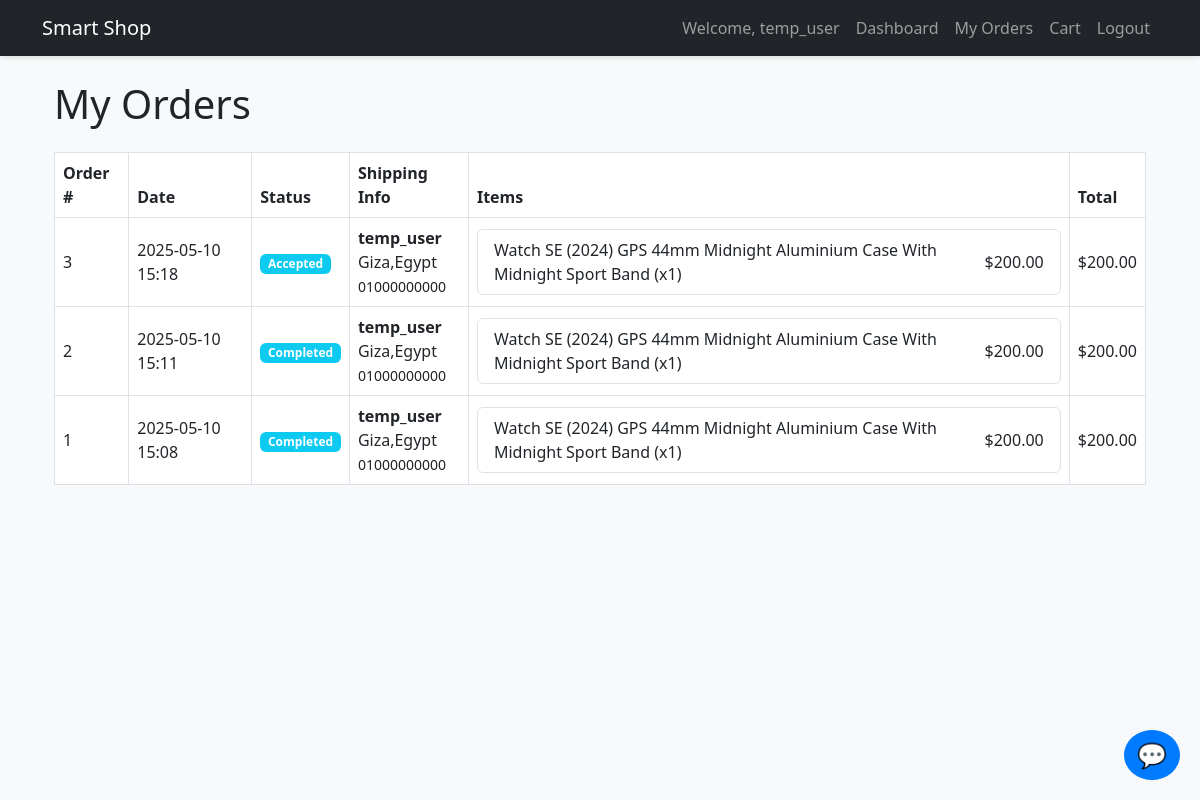
/orders (signed in), run on an earlier commit of the app's database.
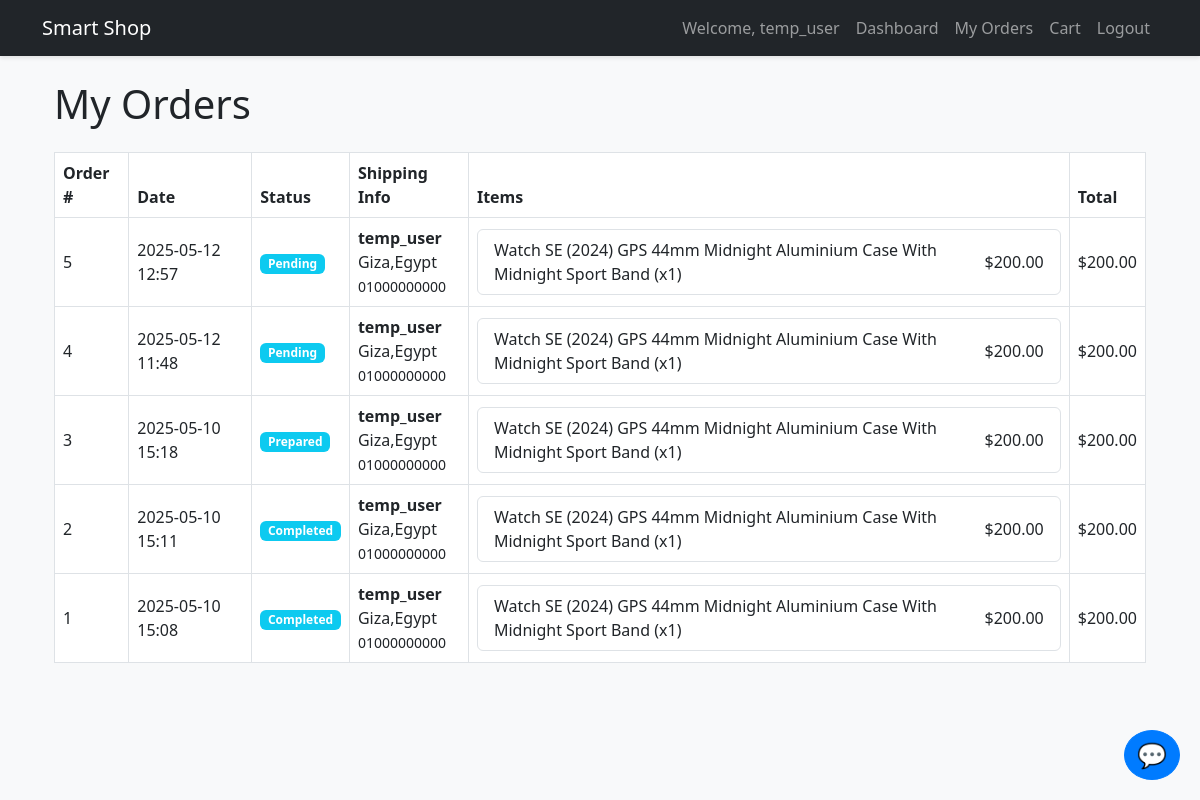
And on a later commit of the database.
### app.py (models this page shows, shortened)
class User(UserMixin, db.Model):
    id = db.Column(db.Integer, primary_key=True)
    username = db.Column(db.String(80), unique=True, nullable=False)
    email = db.Column(db.String(120), unique=True, nullable=False)
    password_hash = db.Column(db.String(128))
    role = db.Column(db.String(20), nullable=False)
    email_verified = db.Column(db.Boolean, default=False)
    email_verification_token = db.Column(db.String(100), unique=True)
    reset_token = db.Column(db.String(100), unique=True)
    reset_token_expiry = db.Column(db.DateTime)
    products = db.relationship('Product', backref='seller', lazy=True)

class Order(db.Model):
    __tablename__ = 'orders'
    id = db.Column(db.Integer, primary_key=True)
    user_id = db.Column(db.Integer, db.ForeignKey('user.id'), nullable=False)
    shipping_name = db.Column(db.String(100), nullable=False)
    shipping_address = db.Column(db.String(255), nullable=False)
    shipping_phone = db.Column(db.String(30), nullable=False)
    payment_method = db.Column(db.String(50), nullable=False)
    status = db.Column(db.String(30), default='Pending')  # Pending, Accepted, Prepared, Out for Delivery, Completed, Rejected
    created_at = db.Column(db.DateTime, default=datetime.utcnow)
    order_items = db.relationship('OrderItem', backref='order', lazy=True)

class OrderItem(db.Model):
    __tablename__ = 'order_items'
    id = db.Column(db.Integer, primary_key=True)
    order_id = db.Column(db.Integer, db.ForeignKey('orders.id'), nullable=False)
    product_id = db.Column(db.Integer, db.ForeignKey('product.id'), nullable=False)
    product_name = db.Column(db.String(100), nullable=False)
    price = db.Column(db.Float, nullable=False)
    quantity = db.Column(db.Integer, nullable=False)
    seller_id = db.Column(db.Integer, db.ForeignKey('user.id'), nullable=False)

### app.py (the view)
@app.route('/orders')
@login_required
def user_orders():
    if current_user.role != 'client':
        flash('Only clients can view their orders.')
        return redirect(url_for('dashboard'))
    orders = Order.query.filter_by(user_id=current_user.id).order_by(Order.created_at.desc()).all()
    return render_template('user_orders.html', orders=orders)

### app.py (called while the page is built)
@login_manager.user_loader
def load_user(user_id):
    return User.query.get(int(user_id))

### templates/user_orders.html (shortened to what this page needs)
{% extends "base.html" %}
{% block content %}
<div class="container">
    <h1 class="mb-4">My Orders</h1>
    {% if orders %}
    <div class="table-responsive">
        <table class="table table-bordered align-middle">
            <thead>
                <tr>
                    <th>Order #</th>
                    <th>Date</th>
                    <th>Status</th>
                    <th>Shipping Info</th>
                    <th>Items</th>
                    <th>Total</th>
                </tr>
            </thead>
            <tbody>
                {% for order in orders %}
                <tr>
                    <td>{{ order.id }}</td>
                    <td>{{ order.created_at.strftime('%Y-%m-%d %H:%M') }}</td>
                    <td><span class="badge bg-info">{{ order.status }}</span></td>
                    <td>
                        <strong>{{ order.shipping_name }}</strong><br>
                        {{ order.shipping_address }}<br>
                        <small>{{ order.shipping_phone }}</small>
                    </td>
                    <td>
                        <ul class="list-group">
                        {% for item in order.order_items %}
                            <li class="list-group-item d-flex justify-content-between align-items-center">
                                {{ item.product_name }} (x{{ item.quantity }})
                                <span>${{ '%.2f'|format(item.price * item.quantity) }}</span>
                            </li>
                        {% endfor %}
                        </ul>
                    </td>
                    <td>
                        ${{ '%.2f'|format(order.order_items | map(attribute='price') | sum * order.order_items | map(attribute='quantity') | sum) }}
                    </td>
                </tr>
                {% endfor %}
            </tbody>
        </table>
    </div>
    {% else %}
    <div class="alert alert-info">You have not placed any orders yet.</div>
    {% endif %}
</div>
{% endblock %}

### templates/base.html (shortened to what this page needs)
<!DOCTYPE html>
<html lang="en">
<head>
    <link href="https://cdn.jsdelivr.net/npm/bootstrap@5.3.0/dist/css/bootstrap.min.css" rel="stylesheet">
    <link rel="stylesheet" href="{{ url_for('static', filename='css/style.css') }}">
</head>
<body>
    <nav class="navbar navbar-expand-lg navbar-dark bg-dark">
        <div class="container">
            <a class="navbar-brand" href="{{ url_for('index') }}">Smart Shop</a>
            <div class="collapse navbar-collapse" id="navbarNav">
                <ul class="navbar-nav ms-auto">
                    {% if current_user.is_authenticated %}
                        <li class="nav-item">
                            <span class="nav-link">Welcome, {{ current_user.username }}</span>
                        </li>
                        <li class="nav-item">
                            <a class="nav-link" href="{{ url_for('dashboard') }}">Dashboard</a>
                        </li>
                        {% if current_user.role == 'client' %}
                        <li class="nav-item">
                            <a class="nav-link" href="{{ url_for('user_orders') }}">My Orders</a>
                        </li>
                        <li class="nav-item">
                            <a class="nav-link" href="{{ url_for('view_cart') }}">Cart</a>
                        </li>
                        {% elif current_user.role == 'seller' %}
                        <li class="nav-item">
                            <a class="nav-link" href="{{ url_for('seller_orders') }}">Manage Orders</a>
                        </li>
                        {% endif %}
                        <li class="nav-item">
                            <a class="nav-link" href="{{ url_for('logout') }}">Logout</a>
                        </li>
                    {% endif %}
                </ul>
            </div>
        </div>
    </nav>
    <div class="container mt-4">
        {% block content %}{% endblock %}
    </div>
    <button id="toggle-chatbot" style="position:fixed;bottom:20px;right:20px;z-index:10000;" class="btn btn-primary rounded-circle">
        <span style="font-size:1.5em;">💬</span>
    </button>
</body>
</html>

### static/css/style.css (style rules this page uses)
body { background-color: #f8f9fa; }
.btn-primary { background-color: #007bff; border-color: #007bff; }
.navbar { box-shadow: 0 2px 4px rgba(0, 0, 0, 0.1); }

What changed in the data, as far as the page shows it:
added Order: id "5", created_at "2025-05-12 12:57", status "Pending", shipping_name "temp_user", shipping_address "Giza,Egypt", shipping_phone "01000000000", order_items|map "200.00"
added OrderItem: product_name "Watch SE (2024) GPS 44mm Midnight Aluminium Case With Midnight Sport Band", quantity "1", item.price*item.quantity "200.00", shown under "5"
added Order: id "4", created_at "2025-05-12 11:48", status "Pending", shipping_name "temp_user", shipping_address "Giza,Egypt", shipping_phone "01000000000", order_items|map "200.00"
added OrderItem: product_name "Watch SE (2024) GPS 44mm Midnight Aluminium Case With Midnight Sport Band", quantity "1", item.price*item.quantity "200.00", shown under "4"
changed Order id 3: status "Accepted" → "Prepared"
